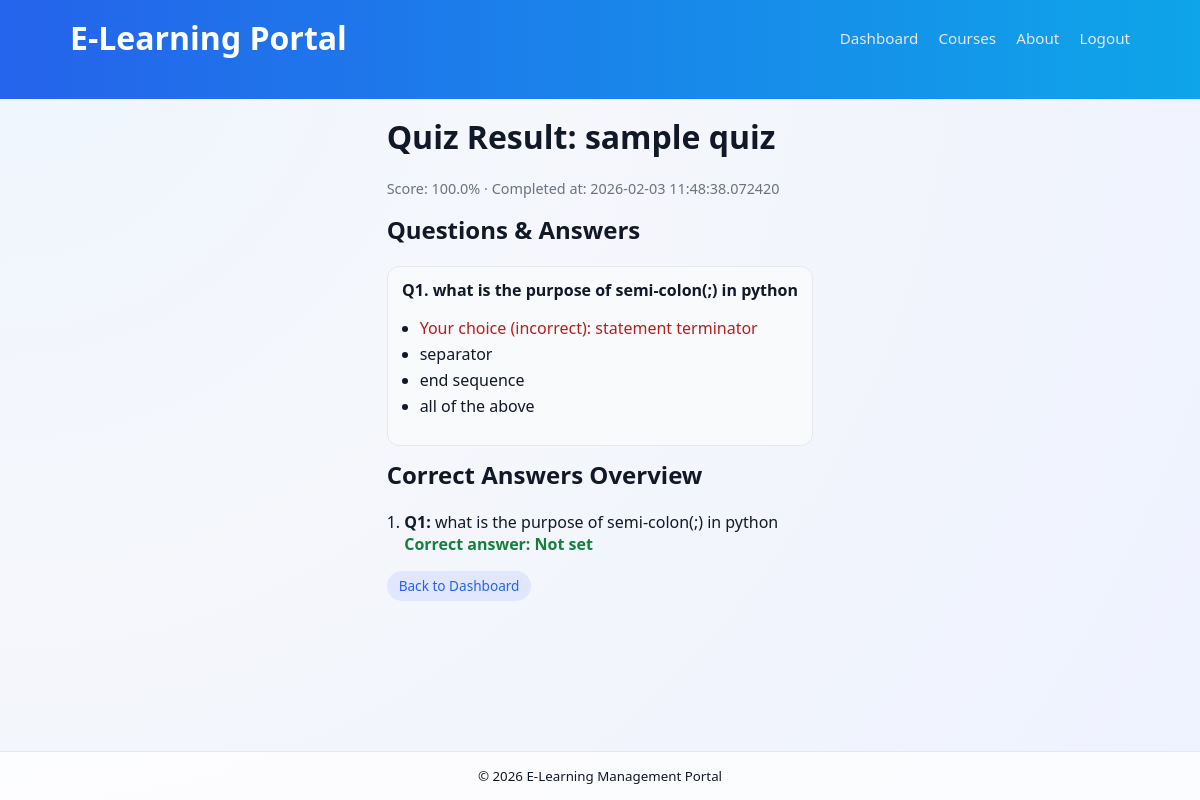
/attempts/1/result (signed in), run on the app's committed database.
### main.py (models this page shows)
class Quiz(db.Model):
    id = db.Column(db.Integer, primary_key=True)
    course_id = db.Column(db.Integer, db.ForeignKey("course.id"), nullable=False)
    title = db.Column(db.String(150), nullable=False)
    created_at = db.Column(db.DateTime, default=datetime.utcnow)
    questions = db.relationship("Question", backref="quiz", lazy=True, cascade="all, delete-orphan")
    attempts = db.relationship("Attempt", backref="quiz", lazy=True, cascade="all, delete-orphan")

class Attempt(db.Model):
    id = db.Column(db.Integer, primary_key=True)
    quiz_id = db.Column(db.Integer, db.ForeignKey("quiz.id"), nullable=False)
    student_id = db.Column(db.Integer, db.ForeignKey("user.id"), nullable=False)
    started_at = db.Column(db.DateTime, default=datetime.utcnow)
    completed_at = db.Column(db.DateTime, nullable=True)
    score = db.Column(db.Float, nullable=True)
    answers = db.relationship("AttemptAnswer", backref="attempt", lazy=True, cascade="all, delete-orphan")

class Question(db.Model):
    id = db.Column(db.Integer, primary_key=True)
    quiz_id = db.Column(db.Integer, db.ForeignKey("quiz.id"), nullable=False)
    text = db.Column(db.Text, nullable=False)
    choices = db.relationship("Choice", backref="question", lazy=True, cascade="all, delete-orphan")

class Choice(db.Model):
    id = db.Column(db.Integer, primary_key=True)
    question_id = db.Column(db.Integer, db.ForeignKey("question.id"), nullable=False)
    text = db.Column(db.String(255), nullable=False)
    is_correct = db.Column(db.Boolean, default=False)

### main.py (the view)
    @app.route("/attempts/<int:attempt_id>/result")
    @login_required
    def view_attempt_result(attempt_id: int):
        attempt = Attempt.query.get_or_404(attempt_id)
        if current_user.is_instructor() or attempt.student_id != current_user.id:
            flash("You are not allowed to view this result.", "danger")
            return redirect(url_for("dashboard"))
        quiz = attempt.quiz
        answers_by_q = {answer.question_id: answer for answer in attempt.answers}
        correct_by_question = {}
        student_choice_by_question = {}
        for q in quiz.questions:
            for c in q.choices:
                if c.is_correct:
                    correct_by_question[q.id] = c
                    break
            ans = answers_by_q.get(q.id)
            if ans:
                for c in q.choices:
                    if c.id == ans.choice_id:
                        student_choice_by_question[q.id] = c
                        break
        return render_template(
            "view_result.html",
            attempt=attempt,
            quiz=quiz,
            answers_by_q=answers_by_q,
            correct_by_question=correct_by_question,
            student_choice_by_question=student_choice_by_question,
        )

### main.py (called while the page is built)
@login_manager.user_loader
def load_user(user_id: str) -> User | None:
    return db.session.get(User, int(user_id))

    def is_instructor(self) -> bool:
        return self.role == "instructor"

### templates/view_result.html (shortened to what this page needs)
{% extends "base.html" %}
{% block content %}
<h1>Quiz Result: {{ quiz.title }}</h1>
<p class="muted">Score: {{ attempt.score or 0 }}% · Completed at: {{ attempt.completed_at or "-" }}</p>
<section>
    <h2>Questions & Answers</h2>
    {% for question in quiz.questions %}
        {% set correct_choice = correct_by_question.get(question.id) %}
        {% set student_choice = student_choice_by_question.get(question.id) %}
        <div class="question-block">
            <strong>Q{{ loop.index }}. {{ question.text }}</strong>
            <ul class="list">
                {% for choice in question.choices %}
                    {% set is_correct = correct_choice and choice.id == correct_choice.id %}
                    {% set is_student = student_choice and choice.id == student_choice.id %}
                    <li>
                        {% if is_correct and is_student %}
                            <span class="answer-student-correct"> Your choice (correct): {{ choice.text }}</span>
                        {% elif is_correct %}
                            <span class="answer-correct"> Correct: {{ choice.text }}</span>
                        {% elif is_student %}
                            <span class="answer-student-wrong"> Your choice (incorrect): {{ choice.text }}</span>
                        {% else %}
                            {{ choice.text }}
                        {% endif %}
                    </li>
                {% endfor %}
            </ul>
        </div>
    {% endfor %}
</section>
<section>
    <h2>Correct Answers Overview</h2>
    <ol class="list">
        {% for question in quiz.questions %}
            {% set correct_choice = correct_by_question.get(question.id) %}
            <li>
                <strong>Q{{ loop.index }}:</strong> {{ question.text }}<br>
                <span class="answer-correct">
                    Correct answer: {{ correct_choice.text if correct_choice else "Not set" }}
                </span>
            </li>
        {% endfor %}
    </ol>
</section>
<div class="toolbar">
    <a class="btn small secondary" href="{{ url_for('dashboard') }}">Back to Dashboard</a>
</div>
{% endblock %}

### static/style.css (style rules this page uses)
:root { --bg: #f5f7fb; --surface: #ffffff; --primary: #2563eb; --primary-soft: #e0e7ff; --accent: #0ea5e9; --text: #111827; --muted: #6b7280; --border: #e5e7eb; --danger: #b91c1c; --success: #15803d; --warning: #b45309; }
*, *::before, *::after { box-sizing: border-box; }
html, body { height: 100%; }
body { margin: 0; font-family: system-ui, -apple-system, BlinkMacSystemFont, "Segoe UI", sans-serif; background: radial-gradient(circle at top left, #eff6ff 0, #f5f7fb 40%, #eef2ff 100%); color: var(--text); display: flex; flex-direction: column; justify-content: flex-start; align-items: stretch; text-align: left; }
h1, h2, h3 { margin-top: 0; }
.muted { color: var(--muted); font-size: 0.9rem; }
.btn { display: inline-flex; align-items: center; justify-content: center; padding: 0.55rem 1.1rem; border-radius: 999px; font-size: 0.95rem; border: none; cursor: pointer; text-decoration: none; transition: transform 0.1s ease, box-shadow 0.1s ease, background 0.1s ease; }
.btn.secondary { background: var(--primary-soft); color: var(--primary); }
.btn.small { padding: 0.35rem 0.75rem; font-size: 0.85rem; }
.toolbar { margin: 0.5rem 0 1rem; }
.list { padding-left: 1.1rem; }
.list li + li { margin-top: 0.25rem; }
.question-block { border-radius: 0.75rem; border: 1px solid var(--border); padding: 0.75rem 0.9rem; margin-bottom: 0.75rem; background: #f9fafb; }
.answer-correct { color: var(--success); font-weight: 600; }
.answer-student-wrong { color: var(--danger); }

### data on the page
Quiz: title "sample quiz"
Attempt: score "100.0", completed_at "2026-02-03 11:48:38.072420"
Question: text "what is the purpose of semi-colon(;) in python", text "Not set"
Choice: text "statement terminator"
Choice: text "separator"
Choice: text "end sequence"
Choice: text "all of the above"

### other printed values
{{ 2026 }} "2026"
